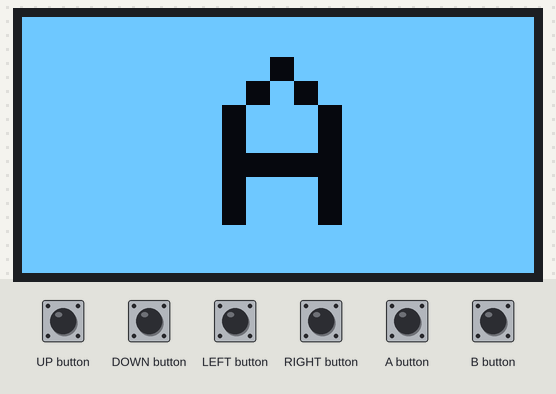
The sketch below on a simulated Arduboy, built with avr-gcc and run on an emulated ATmega32U4. Shown: 128×64 one-colour display. Inputs (shaded band) come from the test bench.

Above: at 1.2 s.
1.3 s: UP button pressed for 0.15 s
At 2.5 s:
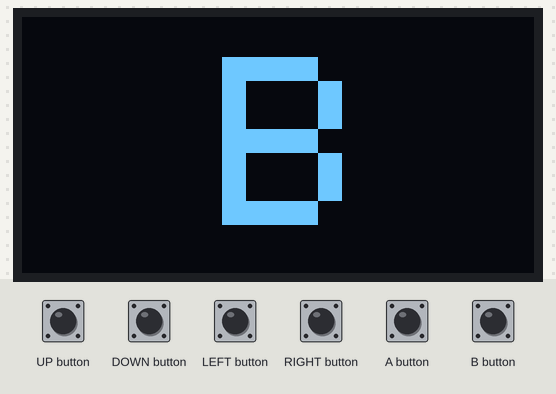
2.9 s: RIGHT button pressed for 0.15 s
At 3.8 s:
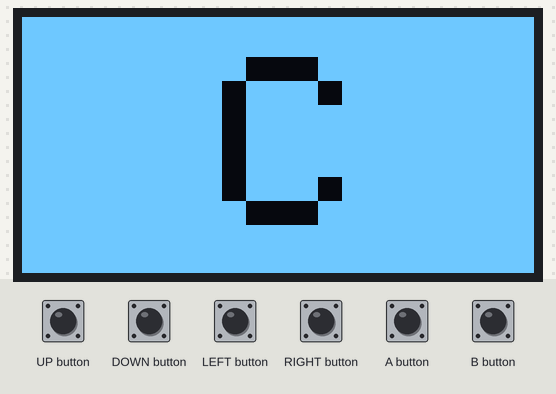
4.5 s: UP button pressed for 1 s
At 5.0 s:
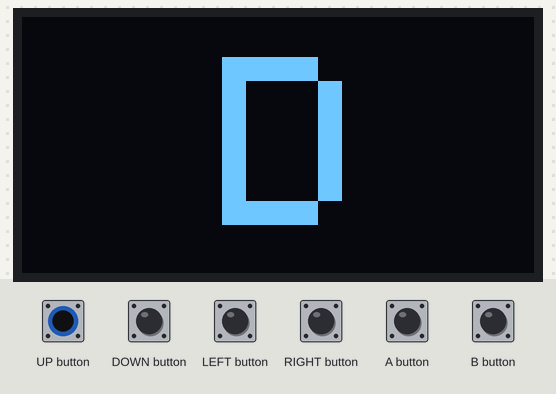
7.0 s: RIGHT button pressed for 1 s
At 8.1 s:
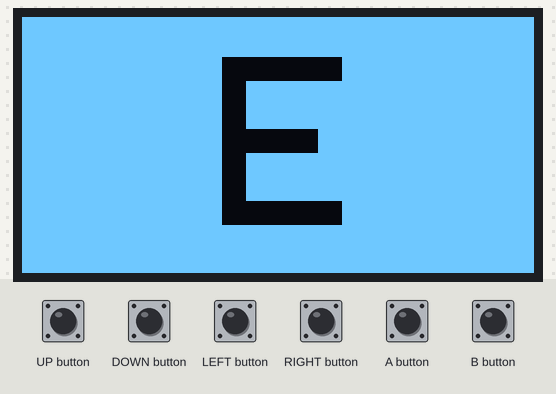
Timing chart, 0 to 10.0 s (numbered marks = the images above; inputs shaded):
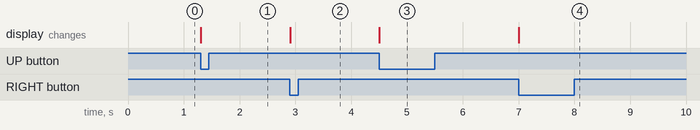

The sketch:

baby_alphabet.ino
```cpp
#include <Arduboy2.h>
#include <ArduboyTones.h>

Arduboy2 arduboy;
ArduboyTones sound(arduboy.audio.enabled);

int counter;
int toneIndex = 0;
const char alphabet[] = {
  'A', 'B', 'C', 'D', 'E', 'F', 'G', 'H', 'I',
  'J', 'K', 'L', 'M', 'N', 'O', 'P', 'Q', 'R', 'S',
  'T', 'U', 'V', 'W', 'X', 'Y', 'Z'
};

int colorState = 0;

const uint8_t colorMap[2][2] = {
  {BLACK, WHITE},
  {WHITE, BLACK}
};

const uint16_t alphabetSong[] = {
  NOTE_C4, NOTE_C4, NOTE_G4, NOTE_G4, NOTE_A4, NOTE_A4, NOTE_G4,
  NOTE_F4, NOTE_F4, NOTE_E4, NOTE_E4, NOTE_D4, NOTE_D4, NOTE_D4, NOTE_D4, NOTE_C4,
  NOTE_G4, NOTE_G4, NOTE_F4, NOTE_E4, NOTE_E4, NOTE_D4,
  NOTE_G4, NOTE_G4, NOTE_G4, NOTE_F4, NOTE_E4, NOTE_E4, NOTE_D4,
  NOTE_C4, NOTE_C4, NOTE_G4, NOTE_G4, NOTE_A4, NOTE_A4, NOTE_G4,
  NOTE_F4, NOTE_F4, NOTE_E4, NOTE_E4, NOTE_D4, NOTE_D4, NOTE_C4
};

const uint16_t alphabetScore[] PROGMEM = {
  NOTE_C4, 500, //A
  NOTE_C4, 500, //B
  NOTE_G4, 500, //C
  NOTE_G4, 500, //D
  NOTE_A4, 500, //E
  NOTE_A4, 500, //F
  NOTE_G4, 500, //G
  NOTE_F4, 500, //H
  NOTE_F4, 500, //I
  NOTE_E4, 500, //J
  NOTE_E4, 500, //K
  NOTE_D4, 250, //L
  NOTE_D4, 250, //M
  NOTE_D4, 250, //N
  NOTE_D4, 250, //O
  NOTE_C4, 500, //P
  NOTE_G4, 500, //Q
  NOTE_G4, 500, //R
  NOTE_F4, 500, //S
  NOTE_E4, 500, //T
  NOTE_E4, 500, //U
  NOTE_D4, 500, //V
  NOTE_G4, 250, NOTE_G4, 250, NOTE_G4, 500,//W
  NOTE_F4, 500, //X
  NOTE_E4, 500, //Y
  NOTE_E4, 500, //Z
  NOTE_D4, 500, /* now I know my abc's... */
  NOTE_C4, 500, NOTE_C4, 500, NOTE_G4, 500, NOTE_G4, 500, NOTE_A4, 500, NOTE_A4, 500, NOTE_G4, 500,
  NOTE_F4, 500, NOTE_F4, 500, NOTE_E4, 500, NOTE_E4, 500, NOTE_D4, 500, NOTE_D4, 500, NOTE_C4, 500, TONES_END
};


void playSong() {
  sound.tones(alphabetScore);
}

void nextLetter(int letterIndex) {
  colorState = !colorState;
  int colorScheme[] = {colorMap[colorState][0], colorMap[colorState][1]};

  arduboy.fillScreen(colorMap[colorState][0]);
  arduboy.drawChar(50, 10, alphabet[letterIndex], colorScheme[1], colorScheme[0], 6);

  //TODO make a lookup table with the note and how many times/how long to play it
  sound.tone(alphabetSong[letterIndex], 500);
  arduboy.setCursor(0, 0);
  arduboy.display();
}

void setup() {
  // put your setup code here, to run once:
  arduboy.begin();
  arduboy.clear();
//  playSong();
  counter = 0;
  nextLetter(counter);
  arduboy.display();
}

void loop() {
  arduboy.pollButtons();
  arduboy.clear();
  if ( arduboy.justPressed(RIGHT_BUTTON ) || arduboy.justPressed( UP_BUTTON ) == true ) {
    if (counter <= 24) {
      //Increase counter by 1
      counter = counter + 1;
    }
    else {
      counter = 0;
    }
    nextLetter(counter);
  }
  //Check if the DOWN_BUTTON is being pressed
  if ( arduboy.justPressed(LEFT_BUTTON ) || arduboy.justPressed( DOWN_BUTTON ) == true ) {
    if (counter >= 1) {
      //Decrease counter
      counter = counter - 1;
    }
    else {
      counter = 25;
    }
    nextLetter(counter);
  }

  if (arduboy.justPressed(A_BUTTON) || arduboy.justPressed(B_BUTTON) == true) {
    playSong();
  }
}
```

Measured:
- after the input at 1.3 s, the display: changes at once (image 1)
- after the input at 2.9 s, the display: changes at once (image 2)
- after the input at 4.5 s, the display: changes at once (image 3)
- after the input at 7.0 s, the display: changes at once (image 4)
